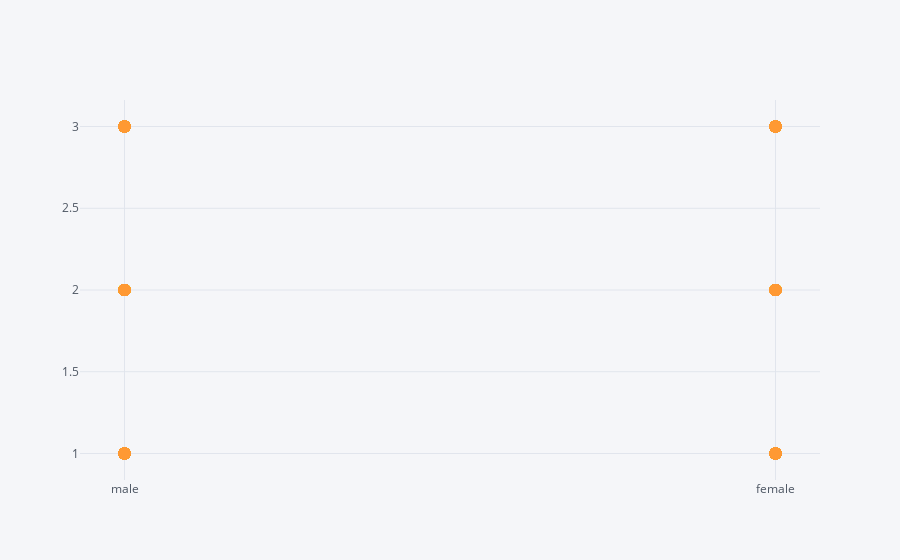

Notebook cell for this chart:
### Code cell
df4.iplot(kind='scatter', x='Sex', y='Pclass',mode='markers')

### Figure 1 — Plotly figure (JSON) as saved in the notebook; plotly's stock layout.template omitted (floating-point values rounded to 4 significant figures; data arrays with more than 128 entries replaced by an {"elided": "..."} marker saying what was removed)
{"data": [{"line": {"color": "rgba(255, 153, 51, 1.0)", "dash": "solid", "shape": "linear", "width": 1.3}, "marker": {"size": 12, "symbol": "circle"}, "mode": "markers", "name": "Pclass", "text": "", "type": "scatter", "x": {"elided": "891 str values"}, "y": {"elided": "891 int values"}}], "layout": {"legend": {"bgcolor": "#F5F6F9", "font": {"color": "#4D5663"}}, "paper_bgcolor": "#F5F6F9", "plot_bgcolor": "#F5F6F9", "title": {"font": {"color": "#4D5663"}}, "xaxis": {"gridcolor": "#E1E5ED", "showgrid": true, "tickfont": {"color": "#4D5663"}, "title": {"font": {"color": "#4D5663"}, "text": ""}, "zerolinecolor": "#E1E5ED"}, "yaxis": {"gridcolor": "#E1E5ED", "showgrid": true, "tickfont": {"color": "#4D5663"}, "title": {"font": {"color": "#4D5663"}, "text": ""}, "zerolinecolor": "#E1E5ED"}}}
